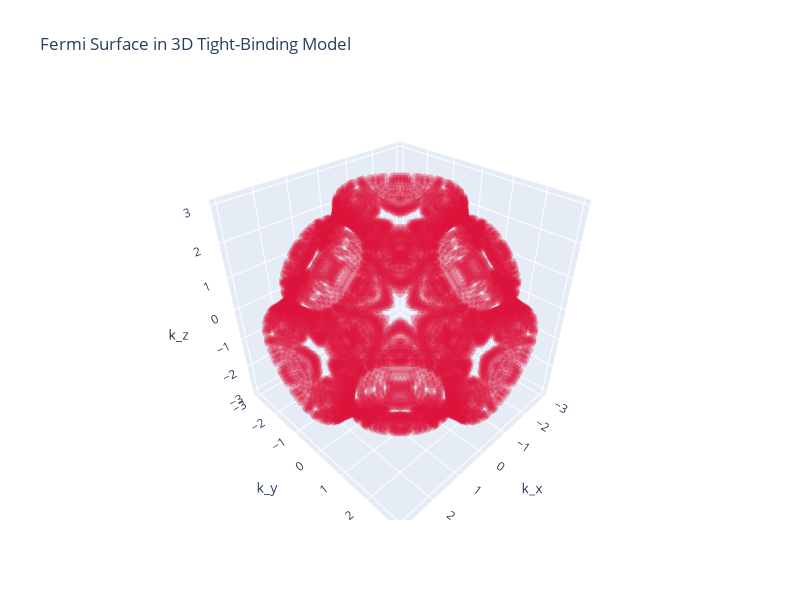

Here is the notebook cell this chart was saved with:
### Code cell
# Create interactive 3D scatter plot
fig = go.Figure(data=[go.Scatter3d(
    x=kx_fs, y=ky_fs, z=kz_fs,
    mode='markers',
    marker=dict(size=3, color='crimson', opacity=0.3),
    name='Fermi Surface'
)])

fig.update_layout(
    title="Fermi Surface in 3D Tight-Binding Model",
    scene=dict(
        xaxis_title='k_x',
        yaxis_title='k_y',
        zaxis_title='k_z',
        xaxis_range=[-np.pi, np.pi],
        yaxis_range=[-np.pi, np.pi],
        zaxis_range=[-np.pi, np.pi]
    ),
    width=800, height=600
)

# Show interactive plot
fig.show()

### Figure 1 — Plotly figure (JSON) as saved in the notebook; plotly's stock layout.template omitted (floating-point values rounded to 4 significant figures; data arrays with more than 128 entries replaced by an {"elided": "..."} marker saying what was removed)
{"data": [{"marker": {"color": "crimson", "opacity": 0.3, "size": 3}, "mode": "markers", "name": "Fermi Surface", "type": "scatter3d", "x": {"elided": "7320 float values"}, "y": {"elided": "7320 float values"}, "z": {"elided": "7320 float values"}}], "layout": {"height": 600, "scene": {"aspectmode": "auto", "aspectratio": {"x": 1.0, "y": 1.0, "z": 1.0}, "xaxis": {"range": [-3.142, 3.142], "title": {"text": "k_x"}, "type": "linear"}, "yaxis": {"range": [-3.142, 3.142], "title": {"text": "k_y"}, "type": "linear"}, "zaxis": {"range": [-3.142, 3.142], "title": {"text": "k_z"}, "type": "linear"}}, "title": {"text": "Fermi Surface in 3D Tight-Binding Model"}, "width": 800}}
